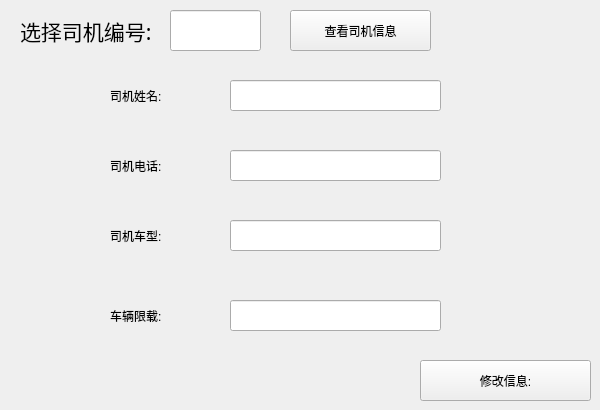
      <widget class="QWidget" name="tab_14">
       <attribute name="title">
        <string>修改信息</string>
       </attribute>
       <widget class="QLabel" name="label_41">
        <property name="geometry">
         <rect>
          <x>110</x>
          <y>150</y>
          <width>121</width>
          <height>31</height>
         </rect>
        </property>
        <property name="text">
         <string>司机电话:</string>
        </property>
       </widget>
       <widget class="QLabel" name="label_38">
        <property name="geometry">
         <rect>
          <x>110</x>
          <y>220</y>
          <width>121</width>
          <height>31</height>
         </rect>
        </property>
        <property name="text">
         <string>司机车型:</string>
        </property>
       </widget>
       <widget class="QLabel" name="label_40">
        <property name="geometry">
         <rect>
          <x>20</x>
          <y>10</y>
          <width>131</width>
          <height>41</height>
         </rect>
        </property>
        <property name="font">
         <font>
          <family>微软雅黑</family>
          <pointsize>16</pointsize>
         </font>
        </property>
        <property name="text">
         <string>选择司机编号:</string>
        </property>
       </widget>
       <widget class="QPushButton" name="serchbutton_18">
        <property name="geometry">
         <rect>
          <x>290</x>
          <y>10</y>
          <width>141</width>
          <height>41</height>
         </rect>
        </property>
        <property name="text">
         <string>查看司机信息</string>
        </property>
        <property name="icon">
         <iconset resource="../image/image.qrc">
          <normaloff>:/icon/icon/搜索 (1).png</normaloff>:/icon/icon/搜索 (1).png</iconset>
        </property>
        <property name="iconSize">
         <size>
          <width>24</width>
          <height>24</height>
         </size>
        </property>
       </widget>
       <widget class="QLineEdit" name="lineEdit_40">
        <property name="geometry">
         <rect>
          <x>230</x>
          <y>80</y>
          <width>211</width>
          <height>31</height>
         </rect>
        </property>
       </widget>
       <widget class="QLabel" name="label_39">
        <property name="geometry">
         <rect>
          <x>110</x>
          <y>80</y>
          <width>121</width>
          <height>31</height>
         </rect>
        </property>
        <property name="text">
         <string>司机姓名:</string>
        </property>
       </widget>
       <widget class="QLineEdit" name="lineEdit_42">
        <property name="geometry">
         <rect>
          <x>230</x>
          <y>150</y>
          <width>211</width>
          <height>31</height>
         </rect>
        </property>
       </widget>
       <widget class="QLineEdit" name="lineEdit_41">
        <property name="geometry">
         <rect>
          <x>230</x>
          <y>220</y>
          <width>211</width>
          <height>31</height>
         </rect>
        </property>
       </widget>
       <widget class="QPushButton" name="pushButton_10">
        <property name="geometry">
         <rect>
          <x>420</x>
          <y>360</y>
          <width>171</width>
          <height>41</height>
         </rect>
        </property>
        <property name="text">
         <string>修改信息:</string>
        </property>
        <property name="icon">
         <iconset resource="../image/image.qrc">
          <normaloff>:/icon/icon/修改.png</normaloff>:/icon/icon/修改.png</iconset>
        </property>
        <property name="iconSize">
         <size>
          <width>36</width>
          <height>36</height>
         </size>
        </property>
       </widget>
       <widget class="QLineEdit" name="lineEdit_43">
        <property name="geometry">
         <rect>
          <x>170</x>
          <y>10</y>
          <width>91</width>
          <height>41</height>
         </rect>
        </property>
       </widget>
       <widget class="QLabel" name="label_42">
        <property name="geometry">
         <rect>
          <x>110</x>
          <y>300</y>
          <width>121</width>
          <height>31</height>
         </rect>
        </property>
        <property name="text">
         <string>车辆限载:</string>
        </property>
       </widget>
       <widget class="QLineEdit" name="lineEdit_44">
        <property name="geometry">
         <rect>
          <x>230</x>
          <y>300</y>
          <width>211</width>
          <height>31</height>
         </rect>
        </property>
       </widget>
      </widget>
